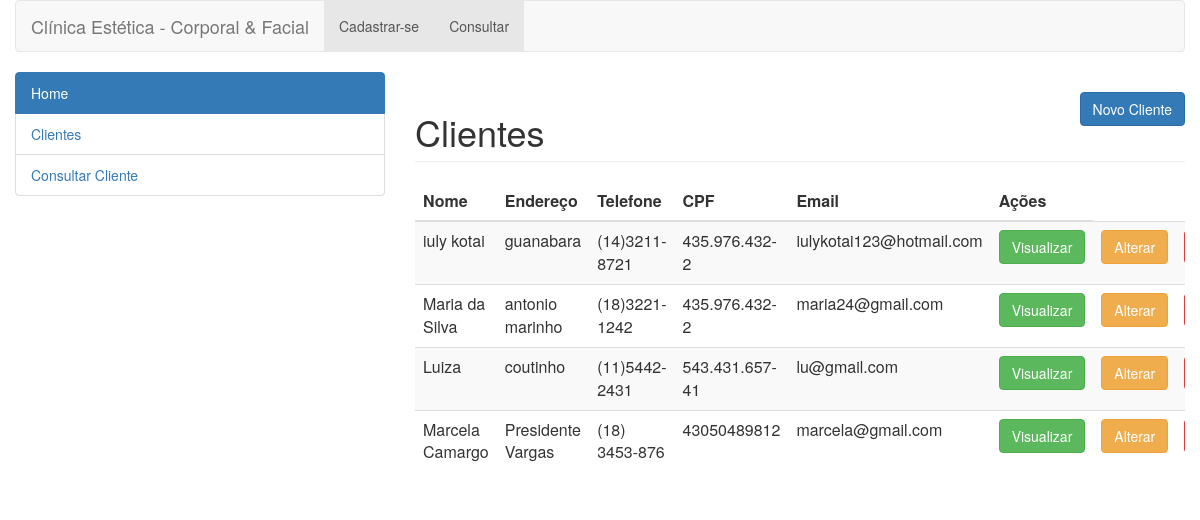
/view/listarPessoa.php, run on the app's committed database.
### tables this page shows
CREATE TABLE `pessoa` (
  `id` int(11) NOT NULL,
  `nome` varchar(50) NOT NULL,
  `endereco` varchar(50) NOT NULL,
  `telefone` varchar(13) NOT NULL,
  `email` varchar(50) NOT NULL,
  `cpf` varchar(15) NOT NULL,
  `senha` varchar(50) DEFAULT NULL
);

### Conexao.php (called while the page is built, shortened)
<?php
class Conexao {
 public static $instance;
    public static function getInstance() {
        if (!isset(self::$instance)) {
            self::$instance = new PDO('mysql:host=localhost;dbname=teste', 'root', '',
 array(PDO::MYSQL_ATTR_INIT_COMMAND => "SET NAMES utf8"));
            self::$instance->setAttribute(PDO::ATTR_ERRMODE, PDO::ERRMODE_EXCEPTION);
            self::$instance->setAttribute(PDO::ATTR_ORACLE_NULLS, PDO::NULL_EMPTY_STRING);
        }
        return self::$instance;
    }
}

### view/listarPessoa.php (the view, shortened to what this page needs)
<?php
require_once '../cabecalho.php';
require_once '../Conexao.php';
$stmt = Conexao::getInstance()->prepare("select * from pessoa");
$stmt -> execute();
?>
<div class="col-md-8">
   <div >
     <a href="cadastroPessoa.php" class="btn btn-primary pull-right h1">Novo Cliente</a>
    </div>
<h1 class="page-header">Clientes</h1>
  <div class="table-responsive">
    <table class="table table-striped  table-hover">
    <thead>
      <tr>
        <th>
          Nome
        </th>
        <th>
          Endereço
        </th>
        <th>
          Telefone
        </th>
        <th>
          CPF
        </th>
        <th>
          Email
        </th>
           <th>
           Ações
        </th>
      </tr>
    </thead>
    <tbody>
      <?php
      while($res = $stmt->fetch(PDO::FETCH_ASSOC)){?>
      <tr>
        <td>
	  <?php echo $res['nome']; ?>
	</td>
        <td>
	  <?php echo $res['endereco']; ?>
	</td>
        <td>
	  <?php echo $res['telefone']; ?>
	</td>
        <td>
	  <?php echo $res['cpf']; ?>
	</td>
	<td>
	  <?php  echo $res['email']; ?>
	</td>
        <th><?php echo "<a href='visualizarPessoa.php?id=" . $res['id'] . "' class='btn btn-success'>Visualizar</a>" ?></th>
          <th><?php echo "<a href='editarCadastroPessoa.php?id=" . $res['id'] . "' class='btn btn-warning'>Alterar</a>" ?></th>
          <th><?php echo "<a href='excluirPessoa.php?id=" . $res['id'] ."' class='btn btn-danger' onClick='return Confirmacao();'>Excluir</a>"?></th>
        </tr>
       <?php  } ?>
     </tbody>
        </table>
 </div>
 </div>
</body>
</html>

### cabecalho.php (shortened to what this page needs)
<html lang="en">
  <head>
    <link href="/ClinicaE/css/bootstrap.min.css" rel="stylesheet">
    <link href="/ClinicaE/css/style.css" rel="stylesheet">
  </head>
  <body>
    <div class="container-fluid">
      <div class="row">
        <div class="col-md-12">
          <nav class="navbar navbar-default" role="navigation">
            <div class="navbar-header">
               <a class="navbar-brand" href="/ClinicaE/index.html" title="clique para voltar a pagina inicial">Clínica Estética - Corporal & Facial</a>
            </div>
            <div class="collapse navbar-collapse" id="bs-example-navbar-collapse-1">
              <ul class="nav navbar-nav">
                <li class="active">
                  <a href="cadastroPessoa.php">Cadastrar-se</a>
                </li>
                <li class="active">
                  <a href="listarPessoa.php">Consultar</a>
                </li>
              </ul>
            </div>
          </nav>
        </div>
      </div>
      <div class="row">
		<div class="col-md-4">
			<div class="list-group">
				 <a href="/ClinicaE/index.html" class="list-group-item active">Home</a>
				<div class="list-group-item">
                                  <a href="cadastroPessoa.php">Clientes</a>
				</div>
                          <div class="list-group-item">
                            <a href="listarPessoa.php">Consultar Cliente</a>
				</div>
			</div>
		</div>
        </body>
        </html>

### data on the page
pessoa: nome "iuly kotai", endereco "guanabara", telefone "(14)3211-8721", cpf "435.976.432-2", email "iulykotai123@hotmail.com"
pessoa: nome "Maria da Silva", endereco "antonio marinho", telefone "(18)3221-1242", cpf "435.976.432-2", email "maria24@gmail.com"
pessoa: nome "Luiza", endereco "coutinho", telefone "(11)5442-2431", cpf "543.431.657-41", email "lu@gmail.com"
pessoa: nome "Marcela Camargo", endereco "Presidente Vargas", telefone "(18) 3453-876", cpf "43050489812", email "marcela@gmail.com"
